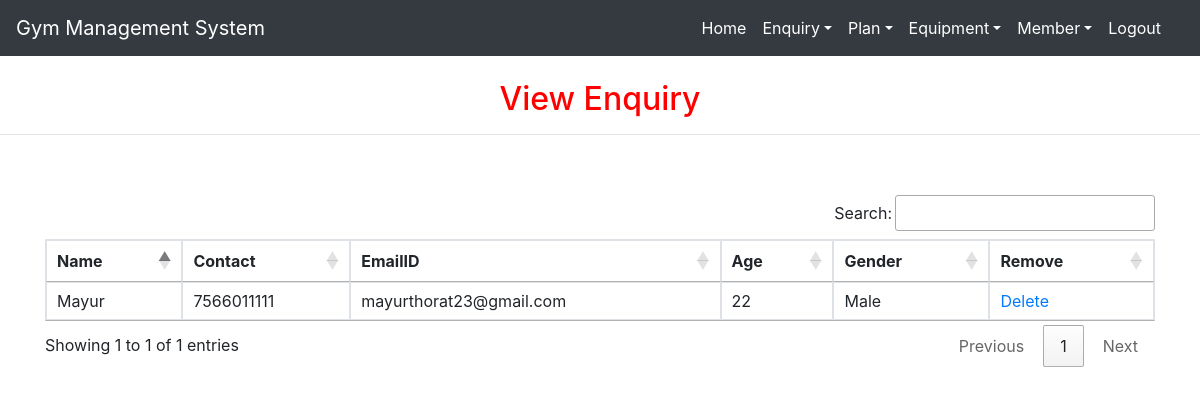
The page /view_enquiry (signed in) on the database its author committed.
### gym/models.py (models this page shows, shortened)
class Enquiry(models.Model):
    name = models.CharField(max_length=50)
    contact = models.CharField(max_length=15)
    emailid = models.CharField(max_length=50)
    age = models.CharField(max_length=50)
    gender = models.CharField(max_length=50)

### gym/views.py (the view)
# urls.py: path('view_enquiry', View_Enquiry, name='view_enquiry'),
def View_Enquiry(request):
    if not request.user.is_authenticated:
        return redirect('login')
    enq = Enquiry.objects.all()
    d = {'enq': enq}
    return render(request,'view_enquiry.html', d)

### gym/templates/view_enquiry.html
{% extends 'navigationbar.html' %}
{% block body %}
<center><h2 style="color:red;margin-top:2%">View Enquiry</h2></center><hr>
<div class="container" style="margin-top:5%">
<table class="table table-bordered" id="example">
  <thead>
  <tr>
    <th>Name</th>
      <th>Contact</th>
    <th>EmailID</th>
      <th>Age</th>
    <th>Gender</th>
    <th>Remove</th>
  </tr>
  </thead>
   <tbody>
    {% for i in enq %}
  <tr>
    <td>{{i.name}}</td>
      <td>{{i.contact}}</td>
      <td>{{i.emailid}}</td>
       <td>{{i.age}}</td>
      <td>{{i.gender}}</td>
<td><a href="{% url 'delete_enquiry' i.id %}" onclick="return confirm('Are you sure?')">
  Delete</a></td>
  </tr>
    {% endfor %}
    </tbody>
</table>
 </div>
{% endblock %}

### gym/static/css/mystyle.css (style rules this page uses)
h2 { color:blue }

### rows shown on the page
Enquiry: name "Mayur", contact "7566011111", emailid "mayurthorat23@gmail.com", age "22", gender "Male"
